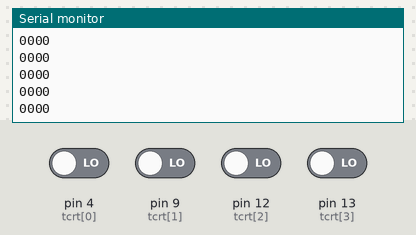
This sketch was run on a simulated Arduino Uno, built with avr-gcc and run on an emulated ATmega328P. Shown: the last lines printed to the serial monitor. The inputs (shaded band) are chosen by the test bench; at power-on: pin 4 (tcrt[0]), pin 9 (tcrt[1]), pin 12 (tcrt[2]), pin 13 (tcrt[3]) LOW.

Above: at 1.2 s.
1.3 s: pin 4 (tcrt[0]) driven HIGH
At 1.31 s:
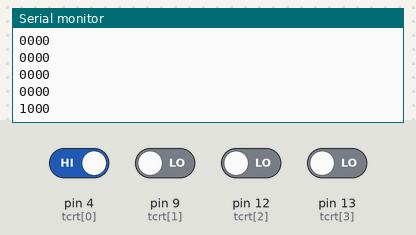
2.8 s: pin 9 (tcrt[1]) driven HIGH
At 2.81 s:
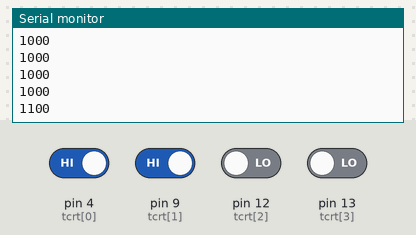
4.3 s: pin 12 (tcrt[2]) driven HIGH
At 4.32 s:
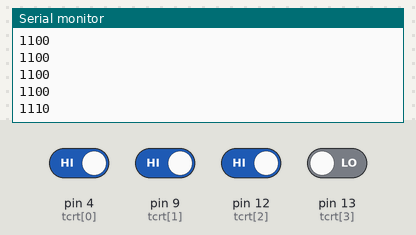
5.8 s: pin 13 (tcrt[3]) driven HIGH
At 5.82 s:
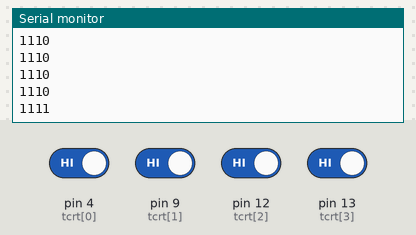
7.3 s: pin 4 (tcrt[0]) driven LOW
At 7.33 s:
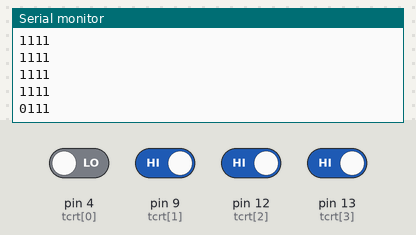
8.8 s: pin 9 (tcrt[1]) driven LOW
At 8.83 s:
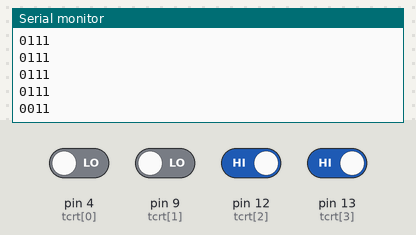
Timing chart, 0 to 11.3 s (numbered marks = the images above; inputs shaded):
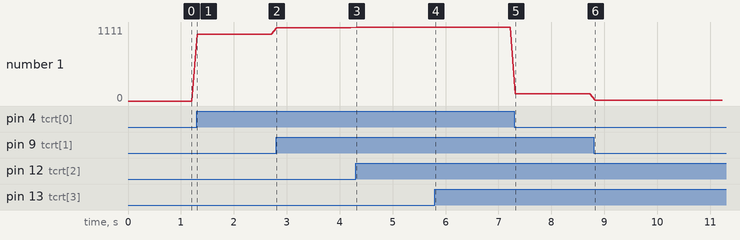

Measured:
- after the input at 1.3 s, the serial monitor: prints a new line at once (image 1)
- after the input at 2.8 s, the serial monitor: prints a new line at once (image 2)
- after the input at 4.3 s, the serial monitor: prints a new line at once (image 3)
- after the input at 5.8 s, the serial monitor: prints a new line at once (image 4)
- after the input at 7.3 s, the serial monitor: prints a new line at once (image 5)
- after the input at 8.8 s, the serial monitor: prints a new line at once (image 6)
- plotted number 1: 0 → 1000 after the input at 1.3 s, 1000 → 1100 after the input at 2.8 s, 1100 → 1110 after the input at 4.3 s, 1110 → 1111 after the input at 5.8 s, 1111 → 111 after the input at 7.3 s

The sketch:

ejemplo_tcrt.ino
```cpp
int tcrt[4] = {4, 9, 12, 13};


void setup() {
  // put your setup code here, to run once:
  for (int i=0; i<4; i++) {
    pinMode(tcrt[i], INPUT);
  }
  Serial.begin(9600);

}

void loop() {
  // put your main code here, to run repeatedly:
  for (int i=0; i<4; i++) {
    int v = digitalRead(tcrt[i]);
    Serial.print(v);
  }
  Serial.println("");
  delay(100);

}
```
